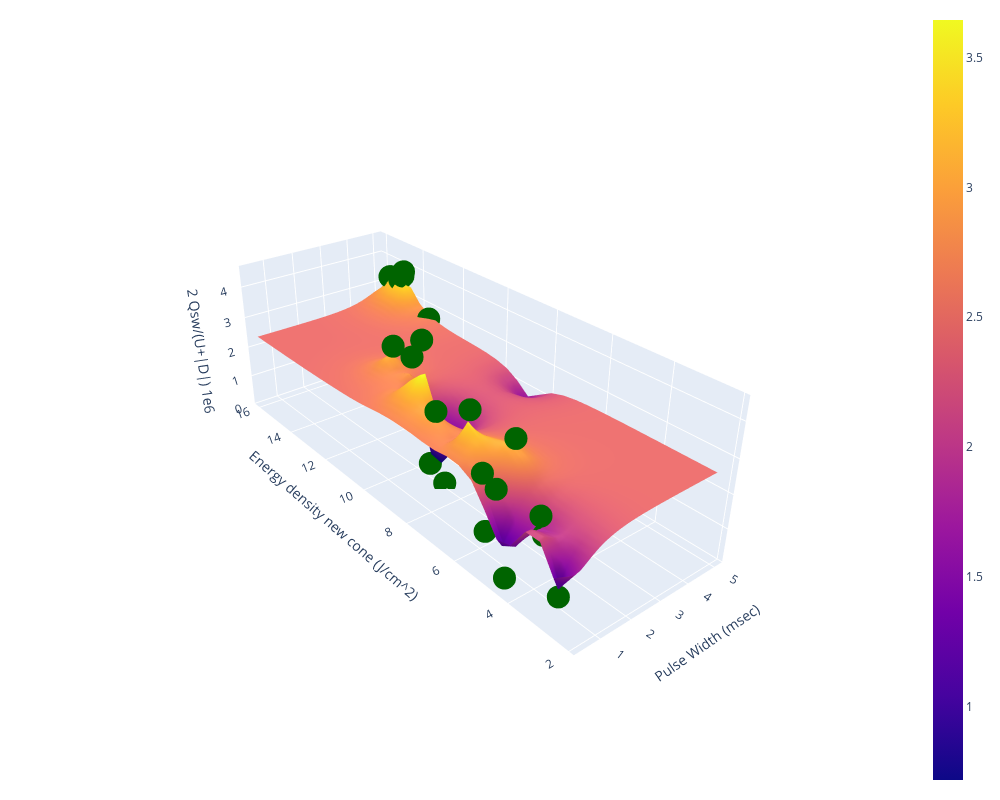
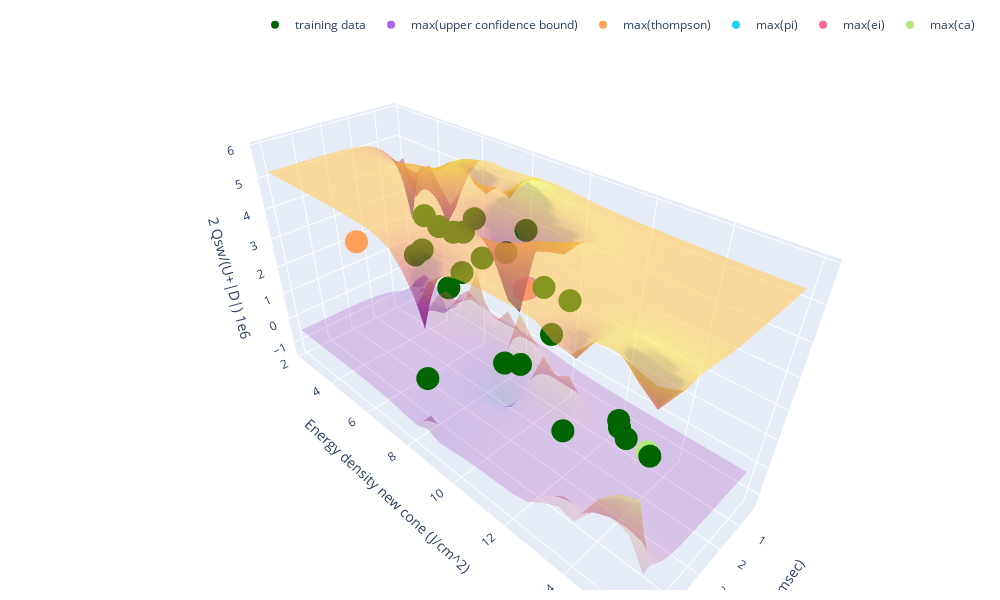

Source (notebook cell) for these figures, in order:
### Code cell
# visualize acquisition function results and confidence bound surfaces
vis_pred(raw_train_x, raw_train_y, raw_test_grid, raw_pred_labels)
vis_acq(raw_train_x, raw_train_y, raw_test_grid, raw_pred_labels, raw_upper_surf, raw_lower_surf, acqs)

### Figure 1 — Plotly figure (JSON) as saved in the notebook; plotly's stock layout.template omitted (floating-point values rounded to 4 significant figures; data arrays with more than 128 entries replaced by an {"elided": "..."} marker saying what was removed)
{"data": [{"name": "GP regression", "x": [0.3393, 0.5055, 0.6718, 0.8381, 1.004, 1.171, 1.337, 1.503, 1.669, 1.836, 2.002, 2.168, 2.334, 2.501, 2.667, 2.833, 2.999, 3.166, 3.332, 3.498, 3.664, 3.831, 3.997, 4.163, 4.329, 4.496, 4.662, 4.828, 4.994, 5.161], "y": [2.276, 2.746, 3.215, 3.685, 4.154, 4.624, 5.094, 5.563, 6.033, 6.502, 6.972, 7.441, 7.911, 8.381, 8.85, 9.32, 9.789, 10.26, 10.73, 11.2, 11.67, 12.14, 12.61, 13.08, 13.55, 14.02, 14.49, 14.95, 15.42, 15.89], "z": {"elided": "30x30 float values"}, "type": "surface"}, {"marker": {"color": "darkgreen"}, "mode": "markers", "name": "training data", "x": [0.5, 0.5, 1, 1, 1.5, 1.5, 5, 5, 0.5, 5, 2, 0.5, 0.5, 0.5, 1, 1, 2, 2, 2, 2, 5, 5, 5], "y": [2.73, 3.4, 3.79, 6.44, 5.36, 8.99, 8.8, 14.67, 5.24, 14.89, 10.13, 4.51, 5.37, 4.88, 6.76, 7.77, 8.73, 9.38, 10.48, 11.01, 14.71, 15.44, 13.37], "z": [0.873, 2.677, 1.699, 3.805, 3.335, 4.535, 1.363, 3.841, 1.201, 3.514, 3.471, 0.2633, 2.775, 2.591, 2.58, 3.174, 0.1315, 0.4512, 2.127, 3.468, 3.686, 3.446, 2.652], "type": "scatter3d"}], "layout": {"legend": {"orientation": "h", "yanchor": "top", "y": 1.02, "xanchor": "left", "x": 1}, "margin": {"r": 20, "l": 10, "b": 10, "t": 10}, "width": 1000, "height": 800, "scene": {"xaxis": {"title": {"text": "Pulse Width (msec)"}}, "yaxis": {"title": {"text": "Energy density new cone (J/cm^2)"}}, "zaxis": {"title": {"text": "2 Qsw/(U+|D|) 1e6"}}, "camera": {"up": {"x": 0, "y": 0, "z": 1}, "center": {"x": 0, "y": 0, "z": 0}, "eye": {"x": -2, "y": -2.5, "z": 1.75}}}}}

### Figure 2 — Plotly figure (JSON) as saved in the notebook; plotly's stock layout.template omitted (floating-point values rounded to 4 significant figures; data arrays with more than 128 entries replaced by an {"elided": "..."} marker saying what was removed)
{"data": [{"opacity": 0.5, "showscale": false, "x": [0.3393, 0.5055, 0.6718, 0.8381, 1.004, 1.171, 1.337, 1.503, 1.669, 1.836, 2.002, 2.168, 2.334, 2.501, 2.667, 2.833, 2.999, 3.166, 3.332, 3.498, 3.664, 3.831, 3.997, 4.163, 4.329, 4.496, 4.662, 4.828, 4.994, 5.161], "y": [2.276, 2.746, 3.215, 3.685, 4.154, 4.624, 5.094, 5.563, 6.033, 6.502, 6.972, 7.441, 7.911, 8.381, 8.85, 9.32, 9.789, 10.26, 10.73, 11.2, 11.67, 12.14, 12.61, 13.08, 13.55, 14.02, 14.49, 14.95, 15.42, 15.89], "z": {"elided": "30x30 float values"}, "type": "surface"}, {"opacity": 0.2, "showscale": false, "x": [0.3393, 0.5055, 0.6718, 0.8381, 1.004, 1.171, 1.337, 1.503, 1.669, 1.836, 2.002, 2.168, 2.334, 2.501, 2.667, 2.833, 2.999, 3.166, 3.332, 3.498, 3.664, 3.831, 3.997, 4.163, 4.329, 4.496, 4.662, 4.828, 4.994, 5.161], "y": [2.276, 2.746, 3.215, 3.685, 4.154, 4.624, 5.094, 5.563, 6.033, 6.502, 6.972, 7.441, 7.911, 8.381, 8.85, 9.32, 9.789, 10.26, 10.73, 11.2, 11.67, 12.14, 12.61, 13.08, 13.55, 14.02, 14.49, 14.95, 15.42, 15.89], "z": {"elided": "30x30 float values"}, "type": "surface"}, {"marker": {"color": "darkgreen"}, "mode": "markers", "name": "training data", "x": [0.5, 0.5, 1, 1, 1.5, 1.5, 5, 5, 0.5, 5, 2, 0.5, 0.5, 0.5, 1, 1, 2, 2, 2, 2, 5, 5, 5], "y": [2.73, 3.4, 3.79, 6.44, 5.36, 8.99, 8.8, 14.67, 5.24, 14.89, 10.13, 4.51, 5.37, 4.88, 6.76, 7.77, 8.73, 9.38, 10.48, 11.01, 14.71, 15.44, 13.37], "z": [0.873, 2.677, 1.699, 3.805, 3.335, 4.535, 1.363, 3.841, 1.201, 3.514, 3.471, 0.2633, 2.775, 2.591, 2.58, 3.174, 0.1315, 0.4512, 2.127, 3.468, 3.686, 3.446, 2.652], "type": "scatter3d"}, {"mode": "markers", "name": "max(upper confidence bound)", "x": [1.171], "y": [8.85], "z": [2.501], "type": "scatter3d"}, {"mode": "markers", "name": "max(thompson)", "x": [3.166], "y": [3.215], "z": [2.62], "type": "scatter3d"}, {"mode": "markers", "name": "max(pi)", "x": [1.337], "y": [8.85], "z": [2.532], "type": "scatter3d"}, {"mode": "markers", "name": "max(ei)", "x": [1.337], "y": [8.85], "z": [2.532], "type": "scatter3d"}, {"mode": "markers", "name": "max(ca)", "x": [4.163], "y": [14.95], "z": [2.576], "type": "scatter3d"}], "layout": {"margin": {"r": 20, "l": 10, "b": 10, "t": 10}, "legend": {"orientation": "h", "yanchor": "bottom", "y": 1.02, "xanchor": "right", "x": 1}, "width": 1000, "height": 600, "scene": {"xaxis": {"title": {"text": "Pulse Width (msec)"}}, "yaxis": {"title": {"text": "Energy density new cone (J/cm^2)"}}, "zaxis": {"title": {"text": "2 Qsw/(U+|D|) 1e6"}}}}}
